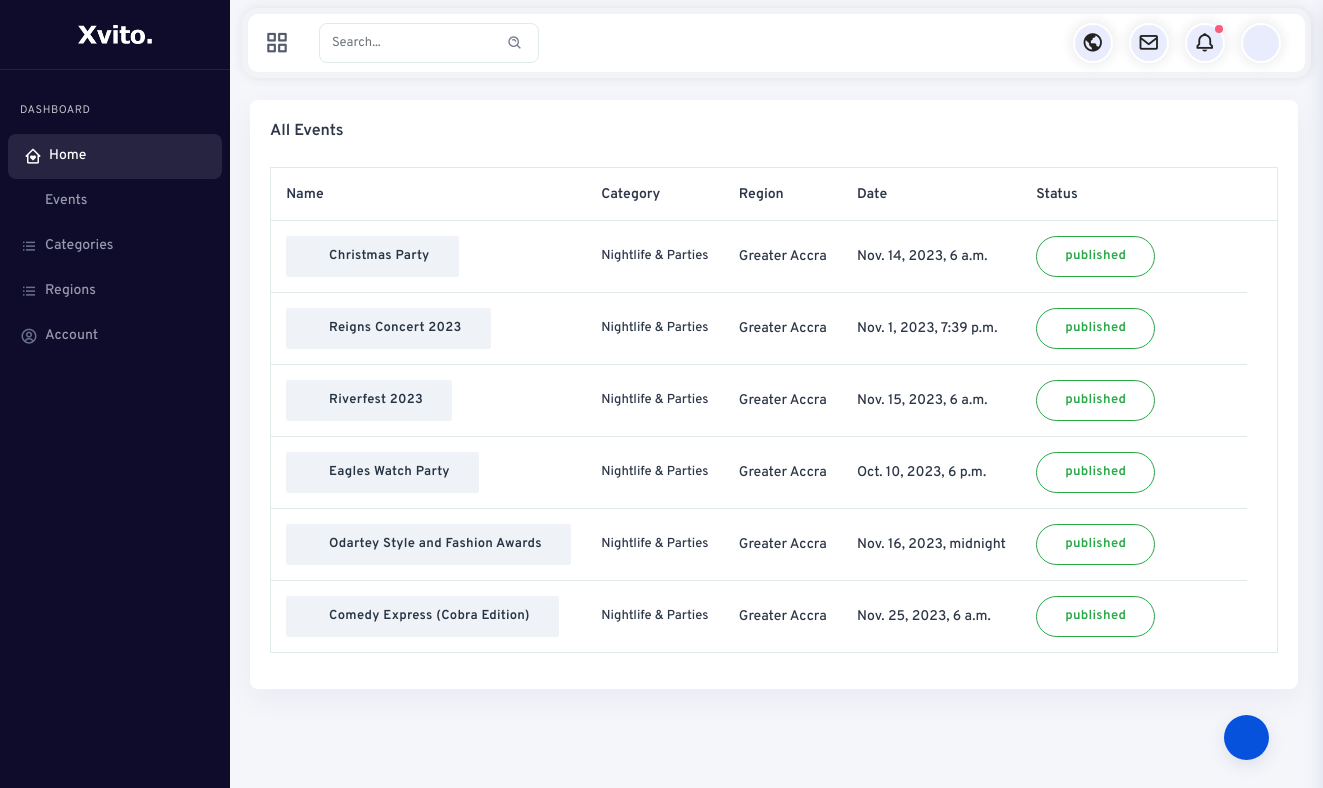
Before: /events_backend/all_events/ with the older database file.
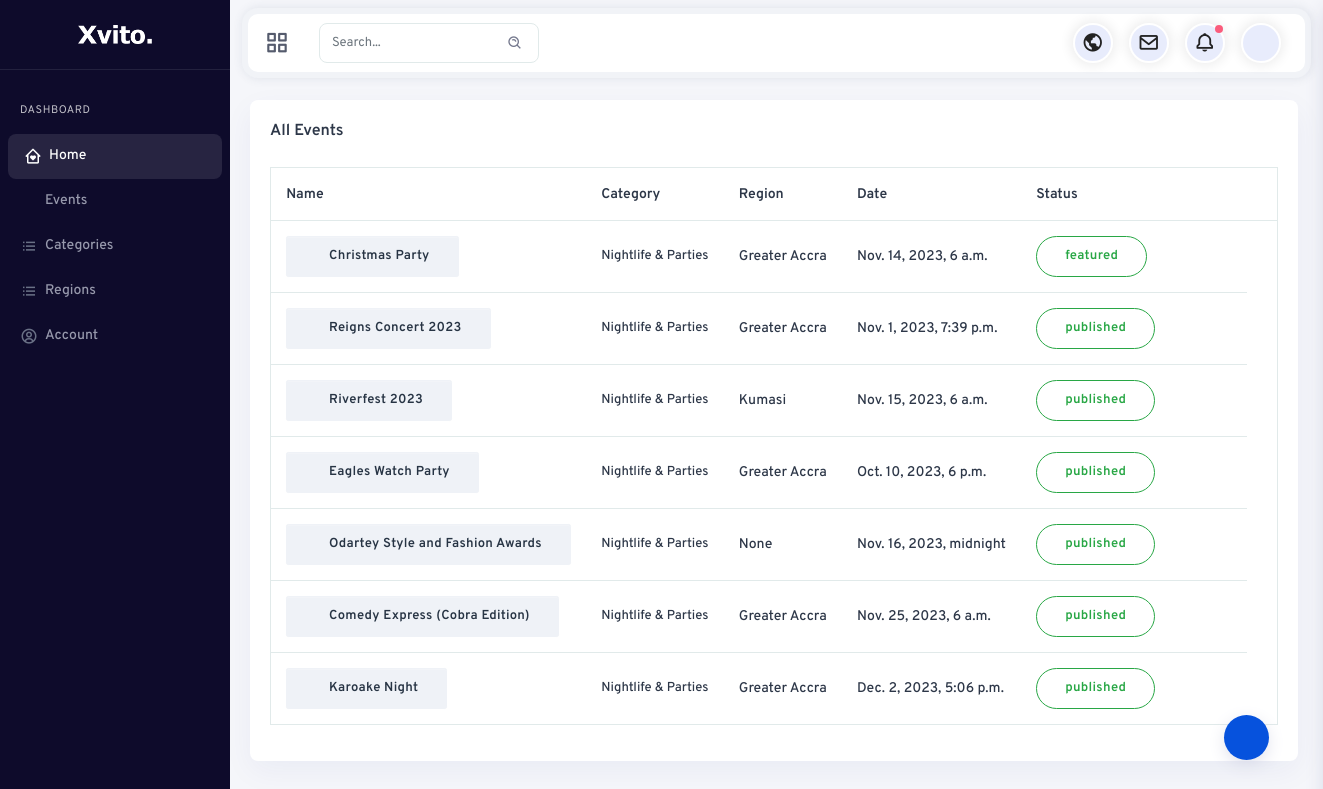
After: the same page with the newer database file.
### events_app/models.py (models this page shows, shortened)
class Event(models.Model):
    STATUS_CHOICES = (
        ('draft', 'Draft'),
        ('published', 'Published'),
        ('canceled', 'Canceled'),
        ('featured', 'featured'),
    )
    title = models.CharField(max_length=200)
    description = models.TextField()
    location = models.CharField(max_length=200)
    date = models.DateTimeField()
    registration_required = models.BooleanField(default=False)
    registration_link = models.URLField(blank=True, null=True)
    category = models.ForeignKey(EventCategory, on_delete=models.SET_NULL, null=True)
    Region = models.ForeignKey(EventRegion, on_delete=models.SET_NULL, null=True)
    image = models.ImageField(upload_to='event_images/', null=True, blank=True)
    status = models.CharField(max_length=10, choices=STATUS_CHOICES, default='draft')

class EventCategory(models.Model):
    name = models.CharField(max_length=100)
    def __str__(self):
        return self.name

class EventRegion(models.Model):
    name = models.CharField(max_length=100)
    def __str__(self):
        return self.name

### events_backend/views.py (the view)
# urls.py: path('all_events/', AllEvents.as_view(), name='view-events'),
class AllEvents(ListView):
    model = Event
    template_name = 'events_backend/all_events.html'
    context_object_name = 'events'
    paginate_by = 10

### events_backend/templates/events_backend/all_events.html
{% extends 'events_backend/backend_base.html' %}
{% load static %}
{% block content %}
  <div class="main-panel">
    <div class="content-wrapper">
      <div class="container-fluid">
        <div class="row">
          <div class="row">
            <div class="col-12 box-margin">
              <div class="card">
                <div class="card-body">
                  <h6 class="card-title">All Events</h6>
                  <div class="table-responsive">
                    <table class="table table-nowrap">
                      <thead>
                        <tr>
                          <th>Name</th>
                          <th>Category</th>
                          <th>Region</th>
                          <th>Date</th>
                          <th>Status</th>
                          <th></th>
                        </tr>
                      </thead>
                      <tbody>
                        {% for event in events %}
                        <tr>
                          <th scope="row">
                            <button type="button" class="btn btn-sm btn-secondary btn-icon rounded-pill">
                              <span class="btn-inner--icon"><i class="fa fa-book"></i></span>
                              <span class="btn-inner--text">{{ event.title }}</span>
                            </button>
                          </th>
                          <td class="order">
                            <span class="d-block font-13">{{ event.category }}</span>
                          </td>
                          <td>
                            <span class="client">{{ event.Region }}</span>
                          </td>
                          <td>{{ event.date }}</td>
                          <td>
                            <div class="d-flex align-items-center">
                              <button type="button" class="btn btn-rounded btn-outline-success">
                                <span class="btn-inner--text">{{ event.status }}</span>
                              </button>
                              <div class="actions ml-3">
                                <a href="{% url 'backend:update-event' pk=event.pk %}" class="action-item mr-2"
                                  data-bs-toggle="tooltip" title="" data-original-title="Edit">
                                  <i class="fa fa-pencil"></i>
                                </a>
                                <a href="{% url 'backend:event-delete' pk=event.pk %}" class="action-item mr-2" data-bs-toggle="tooltip" title=""
                                  data-original-title="Archive">
                                  <i class="fa fa-archive"></i>
                                </a>
                              </div>
                            </div>
                          </td>
                        </tr>
                        {% endfor %}
                      </tbody>
                    </table>
                  </div>
                </div>
              </div>
            </div>
          </div>
        </div>
      </div>
    </div>
  </div>
{% endblock %}

Changed rows visible on the page:
changed Event "Christmas Party": status "published" → "featured"
changed Event: Region "Greater Accra" → "Kumasi"
changed Event "Odartey Style and Fashion Awards": Region "Greater Accra" → "None"
added Event: title "Karoake Night", category "Nightlife & Parties", Region "Greater Accra", date "Dec. 2, 2023, 5:06 p.m.", status "published"
